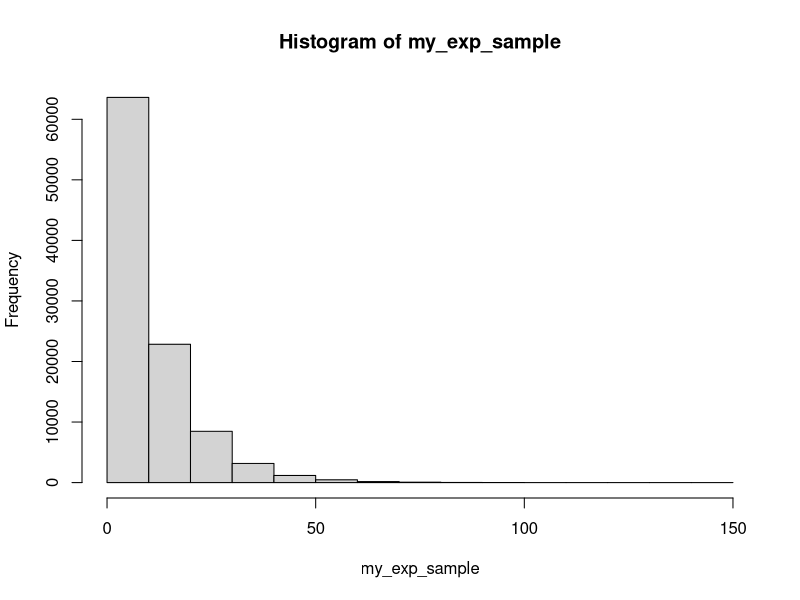
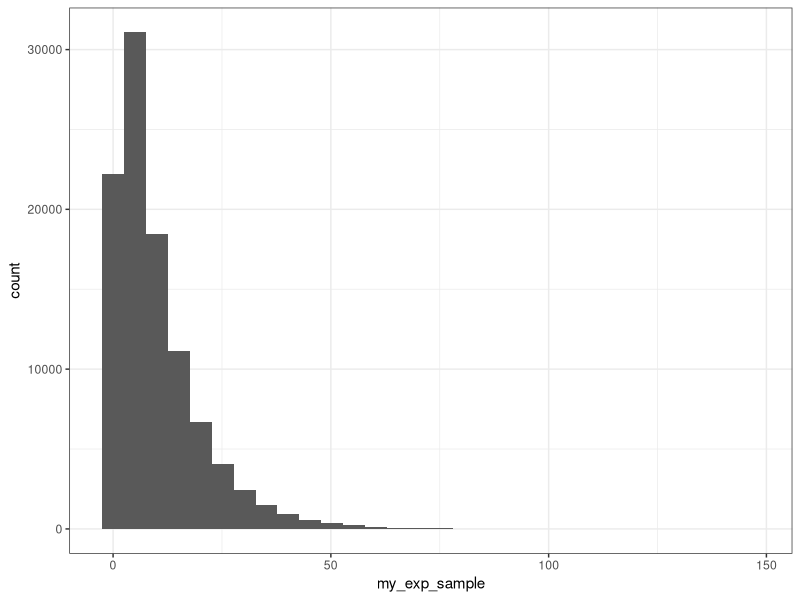
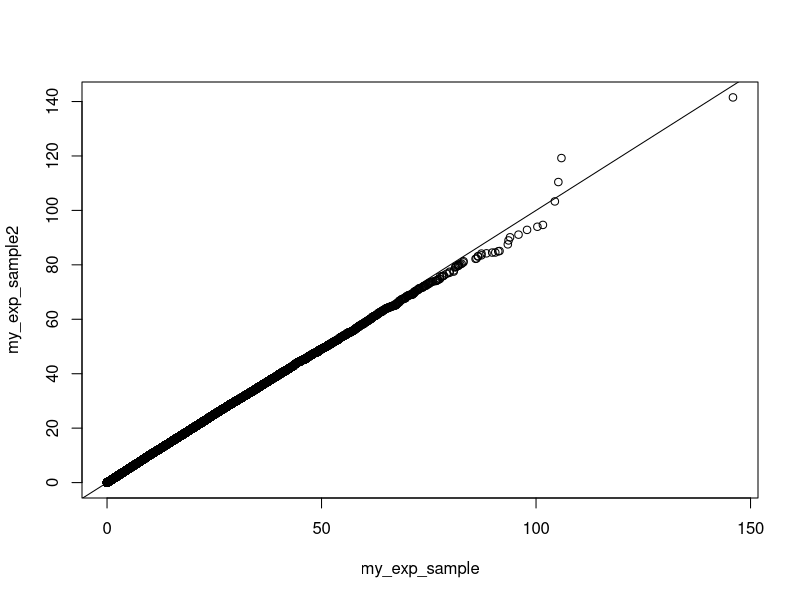
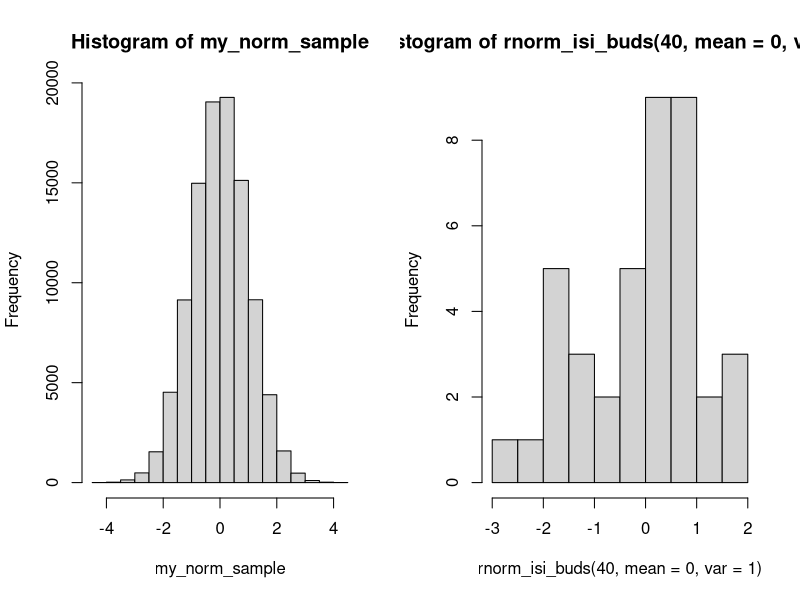
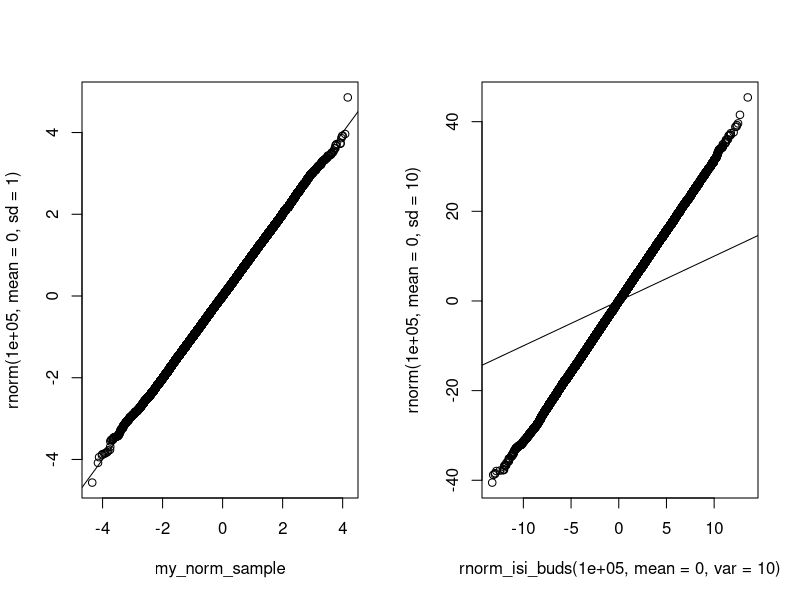
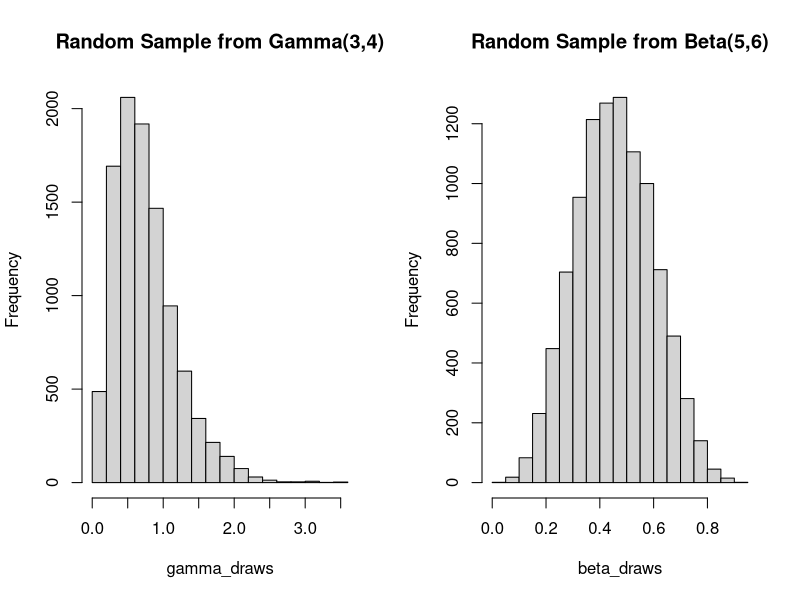
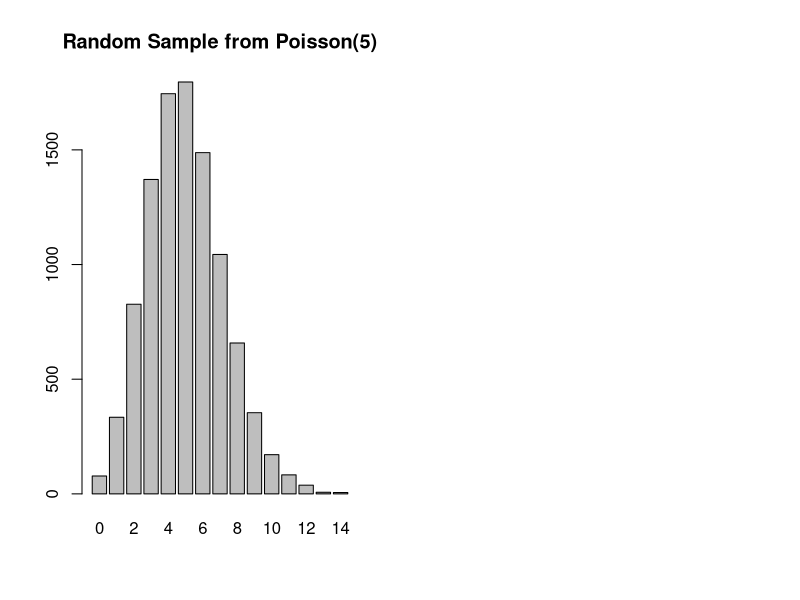

Here is the R script that generated these plots, in order:
## ---- chunk 1
add_two_numbers <- function(number1, number2){
  return(number1 + number2)
}

add_two_numbers(number1 = 2, number2 = 9)

# We can call function without argument names but it is not good practice e.g.
add_two_numbers(2, 9)
## ---- chunk 2
rnorm(1)

rnorm(1)
## ---- chunk 3
set.seed(345454)
## ---- chunk 4
qexp(0.6, rate = 0.1)
## ---- chunk 5
rexp_isi_buds <- function(num_draws, rate = 1){
  runif_draws <- runif(num_draws) # Random draws from uniform distirbution
  return(qexp(runif_draws, rate = rate)) # Plug draws into cdf
}

my_exp_sample <- rexp_isi_buds(100000, rate = 0.1)
## ---- chunk 6
# base R plot for reference
hist(my_exp_sample) 

# ggplot
library(tidyverse)

data.frame("my_exp_sample" = my_exp_sample) %>% # Need data frame for ggplot()
  ggplot(aes(x = my_exp_sample)) +
  geom_histogram() + 
  theme_bw()# Try changing the number of bins by setting bins = 10
## ---- chunk 7
my_exp_sample2 <- rexp(100000, 0.1)

qqplot(my_exp_sample, my_exp_sample2)
abline(0,1)
## ---- chunk 8
# Parentheses tell R to print the value being stored
(emp_exp_mean <- mean(my_exp_sample)) 
(theor_exp_mean <- 1/0.1)

(emp_exp_sd <- sd(my_exp_sample))
(theor_exp_sd <- sqrt(1/0.1^2))
## ---- chunk 9
rnorm_isi_buds <- function(num_draws, mean,var){
  runif_draws <- runif(num_draws) 
  return(qnorm(runif_draws, mean = mean, sd = sqrt(var))) 
}

my_norm_sample <- rnorm_isi_buds(100000, mean = 0, var =1 )

# Looking at different sample sizes
par(mfrow=c(1,2))
hist(my_norm_sample)
hist(rnorm_isi_buds(40, mean=0,var=1))
## ---- chunk 10
qqplot(my_norm_sample, rnorm(100000,mean = 0,sd = 1))
abline(0,1)
## ---- chunk 11
qqplot(
  
  rnorm_isi_buds(100000, mean = 0, var= 10),
  rnorm(100000, mean = 0, sd= 10 )
  

)
abline(0,1)
## ---- chunk 12
rbernoulli <- function(success_prob){
  return_value <- 0
  
  if (runif(1) < success_prob){
    return_value <- 1 # else statement is not necessary, because we set return_value to 0 from the start
  }
  
  return(return_value)
}
## ---- chunk 13
num_sim <- 1000
my_coins <- numeric(num_sim)
my_prob <- 0.24

for (i in 1:num_sim){
  my_coins[i] <- rbernoulli(my_prob)
}

mean(my_coins)
## ---- chunk 14
rbernoulli_draws <- function(num_draws, success_prob){
  bernoulli_sample <- c()
  for(i in 1:num_draws){
    bernoulli_sample[i] <- rbernoulli(success_prob)
  }
  return(bernoulli_sample)
}

sample1_10 <- rbernoulli_draws(10,0.2)
sample2_10 <- rbernoulli_draws(10,0.6)

paste0("Mean for sample size of 10, p = 0.2: ", mean(sample1_10)) 
paste0("Mean for sample size of 10, p = 0.6: ", mean(sample2_10)) 


sample1_1000 <- rbernoulli_draws(1000,0.2)
sample2_1000 <- rbernoulli_draws(1000,0.6)

paste0("Mean for sample size of 1000, p = 0.2: ", mean(sample1_1000)) 
paste0("Mean for sample size of 1000, p = 0.6: ", mean(sample2_1000)) 


## ---- chunk 15
rdiscr3 <- function(p1, p2, p3){
  if (abs(1 - p1 - p2 - p3) > 10^-7) { # 10^-7 used to approximate 0
    stop("probabilities must add to 1")
  }
  
  return_value <- 3
  
  my_unif <- runif(1)
  
  if (my_unif < p1) {
    return_value <- 1
  } else if (my_unif < p1 + p2) {
    return_value <- 2
  }
  
  return(return_value)
}

rdiscr3_ndraws <- function(num_draws, p1, p2, p3){
  random_sample <- c()
  for(i in 1:num_draws){
    random_sample[i] <- rdiscr3(p1,p2,p3)
  }
  return(random_sample)
}

## ---- chunk 16
num_sim <- 10000
test_vector <- rdiscr3_ndraws(num_draws = num_sim, 0.1, 0.2, 0.7)
# Calculate empirical proportions
sum(ifelse(test_vector == 1, yes = 1, no = 0)) / num_sim
sum(ifelse(test_vector == 2, yes = 1, no = 0)) / num_sim
sum(ifelse(test_vector == 3, yes = 1, no = 0)) / num_sim
## ---- chunk 17
gamma_draws <- rgamma(10000,3,4)
hist(gamma_draws, main = "Random Sample from Gamma(3,4)")
## ---- chunk 18
beta_draws <- rbeta(10000, 5,6)
hist(beta_draws, main = "Random Sample from Beta(5,6)")
## ---- chunk 19
poisson_draws <- rpois(10000,5)
# discrete distribution
barplot(table(poisson_draws), main = "Random Sample from Poisson(5)")
